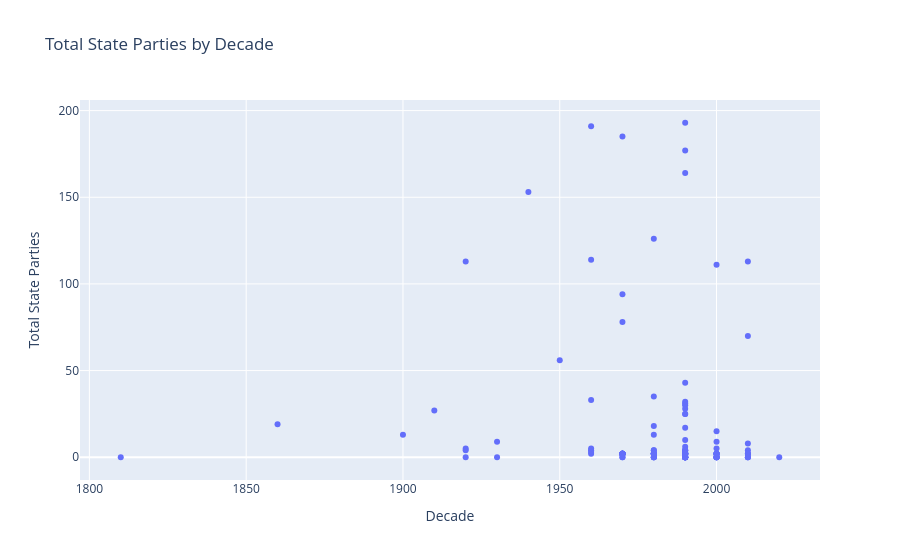

Notebook source saved alongside this figure:
### Markdown cell above
### State Parties
Each point represents an agreement. Hover over the interactive plots to view agreement details

### Code cell
df = info_ver.copy()

df = df.drop_duplicates('agreement_id').copy()
df['decade'] = (df['year'] // 10) * 10
# df['weapons_items_topic'] = df['weapons_items_topic'].fillna("--")
df = df.fillna(0)

nice_names = {
    'agreement_id': 'agreement_id',
    'agreement_profile_title': 'agreement_profile_title',
    'year': 'year',
    'laterality':'laterality',
    'weapons_items_topic': 'weapons_items_topic',
    'state_withdrawal': 'state_withdrawal',
    'nr_states_parties_ratification': 'nr_states_parties_ratification',     
    'verified_compliance_mechanism_area_access': 'Area access',
    'verified_compliance_mechanism_facility_access': 'Facility access',
    'verified_compliance_mechanism_item_access': 'Item access',
    'verified_compliance_mechanism_item_section_access': 'Item section access',
    'consultation_mechanism': 'Consultation Flag',
    'demonstrated_compliance_mechanism_nr': 'DemCom Count',
    'verified_compliance_mechanism_nr': 'VerCom Count',
    'demonstrated_compliance_mechanism': 'DemCom',
    'verified_compliance_mechanism': 'VerCom'
}

df_renamed = df.rename(columns=nice_names)

# hover_cols = ['year', 'agreement_profile_title','laterality', 'agreement_id'] + ['Consultation Flag', 'DemCom Count', 'VerCom Count'] + ['Area access', 'Facility access', 'Item access', 'Item section access']

title = "Total State Parties by Decade"

fig = px.scatter(
    df_renamed,
    x='decade',
    y='nr_states_parties_total',
    hover_data=list(nice_names.values()),
    title = title
)
fig.update_xaxes(title_text='Decade')
fig.update_yaxes(title_text='Total State Parties')

fig.write_html(f"plots/{title.replace(' ', '_')}.html", full_html=True, include_plotlyjs="inline")
fig.write_image(f"plots/{title.replace(' ', '_')}.png")

fig.show()

### Figure 1 — Plotly figure (JSON) as saved in the notebook; plotly's stock layout.template omitted (floating-point values rounded to 4 significant figures; data arrays with more than 128 entries replaced by an {"elided": "..."} marker saying what was removed)
{"data": [{"customdata": {"elided": "128x16 mixed values"}, "hovertemplate": "decade=%{x}<br>nr_states_parties_total=%{y}<br>agreement_id=%{customdata[0]}<br>agreement_profile_title=%{customdata[1]}<br>year=%{customdata[2]}<br>laterality=%{customdata[3]}<br>weapons_items_topic=%{customdata[4]}<br>state_withdrawal=%{customdata[5]}<br>nr_states_parties_ratification=%{customdata[6]}<br>Area access=%{customdata[7]}<br>Facility access=%{customdata[8]}<br>Item access=%{customdata[9]}<br>Item section access=%{customdata[10]}<br>Consultation Flag=%{customdata[11]}<br>DemCom Count=%{customdata[12]}<br>VerCom Count=%{customdata[13]}<br>DemCom=%{customdata[14]}<br>VerCom=%{customdata[15]}<extra></extra>", "legendgroup": "", "marker": {"color": "#636efa", "symbol": "circle"}, "mode": "markers", "name": "", "orientation": "v", "showlegend": false, "type": "scatter", "x": [1810, 1860, 1900, 1910, 1920, 1920, 1920, 1920, 1930, 1930, 1940, 1950, 1960, 1970, 1980, 1980, 1960, 1960, 1960, 1960, 1990, 1990, 1990, 1960, 1960, 1970, 1970, 1970, 1970, 1980, 1970, 1970, 1970, 1970, 1970, 1970, 1970, 1990, 1970, 1970, 1970, 1970, 1970, 1970, 1980, 1980, 1980, 1980, 1980, 1990, 1990, 2000, 2000, 1980, 1980, 1980, 1980, 1980, 1990, 1980, 1980, 1980, 1980, 1990, 1980, 1980, 1980, 1990, 1990, 1990, 1990, 1990, 2010, 1990, 1990, 1990, 2000, 1990, 1990, 1990, 1990, 1990, 1990, 1990, 1990, 1990, 1990, 1990, 1990, 1990, 1990, 1990, 1990, 1990, 1990, 1990, 1990, 1990, 1990, 1990, 1990, 1990, 1990, 1990, 1990, 2000, 2000, 2000, 2000, 2000, 2000, 2000, 2000, 2000, 2000, 2010, 2000, 2000, 2000, 2010, 2010, 2010, 2010, 2010, 2010, 2010, 2010, 2020], "xaxis": "x", "y": [0.0, 19.0, 13.0, 27.0, 4.0, 5.0, 0.0, 113.0, 9.0, 0.0, 153.0, 56.0, 2.0, 2.0, 2.0, 2.0, 3.0, 33.0, 4.0, 5.0, 25.0, 25.0, 28.0, 114.0, 191.0, 2.0, 94.0, 2.0, 2.0, 2.0, 2.0, 185.0, 2.0, 2.0, 2.0, 2.0, 2.0, 6.0, 0.0, 0.0, 2.0, 2.0, 2.0, 78.0, 0.0, 126.0, 0.0, 0.0, 0.0, 0.0, 0.0, 0.0, 0.0, 18.0, 13.0, 2.0, 4.0, 4.0, 2.0, 35.0, 2.0, 2.0, 2.0, 0.0, 2.0, 2.0, 2.0, 30.0, 0.0, 2.0, 2.0, 2.0, 2.0, 0.0, 2.0, 4.0, 0.0, 2.0, 2.0, 2.0, 32.0, 193.0, 2.0, 2.0, 2.0, 10.0, 0.0, 43.0, 4.0, 4.0, 1.0, 0.0, 3.0, 177.0, 164.0, 0.0, 0.0, 0.0, 0.0, 2.0, 31.0, 0.0, 17.0, 2.0, 2.0, 2.0, 0.0, 2.0, 2.0, 2.0, 0.0, 0.0, 9.0, 2.0, 5.0, 4.0, 15.0, 2.0, 111.0, 8.0, 0.0, 0.0, 2.0, 113.0, 2.0, 0.0, 70.0, 0.0], "yaxis": "y"}], "layout": {"legend": {"tracegroupgap": 0}, "title": {"text": "Total State Parties by Decade"}, "xaxis": {"anchor": "y", "domain": [0, 1], "title": {"text": "Decade"}}, "yaxis": {"anchor": "x", "domain": [0, 1], "title": {"text": "Total State Parties"}}}}
